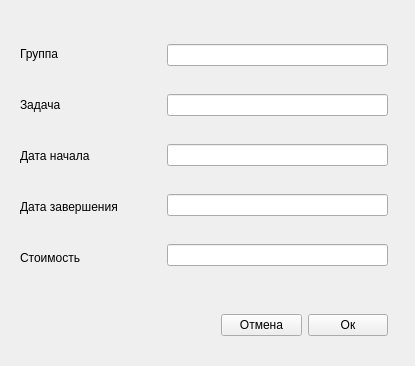
<?xml version="1.0" encoding="UTF-8"?>
<ui version="4.0">
 <class>Form</class>
 <widget class="QWidget" name="Form">
  <property name="geometry">
   <rect>
    <x>0</x>
    <y>0</y>
    <width>415</width>
    <height>366</height>
   </rect>
  </property>
  <property name="windowTitle">
   <string>Form</string>
  </property>
  <widget class="QWidget" name="layoutWidget">
   <property name="geometry">
    <rect>
     <x>221</x>
     <y>312</y>
     <width>168</width>
     <height>27</height>
    </rect>
   </property>
   <layout class="QHBoxLayout" name="horizontalLayout_2">
    <item>
     <widget class="QPushButton" name="cancelButton">
      <property name="text">
       <string>Отмена</string>
      </property>
     </widget>
    </item>
    <item alignment="Qt::AlignLeft">
     <widget class="QPushButton" name="okButton">
      <property name="text">
       <string>Ок</string>
      </property>
     </widget>
    </item>
   </layout>
  </widget>
  <widget class="QWidget" name="">
   <property name="geometry">
    <rect>
     <x>20</x>
     <y>30</y>
     <width>139</width>
     <height>251</height>
    </rect>
   </property>
   <layout class="QVBoxLayout" name="verticalLayout_2">
    <property name="spacing">
     <number>4</number>
    </property>
    <property name="rightMargin">
     <number>10</number>
    </property>
    <property name="bottomMargin">
     <number>0</number>
    </property>
    <item>
     <widget class="QLabel" name="label">
      <property name="text">
       <string>Группа</string>
      </property>
     </widget>
    </item>
    <item>
     <widget class="QLabel" name="label_2">
      <property name="text">
       <string>Задача</string>
      </property>
     </widget>
    </item>
    <item>
     <widget class="QLabel" name="label_3">
      <property name="text">
       <string>Дата начала</string>
      </property>
     </widget>
    </item>
    <item>
     <widget class="QLabel" name="label_4">
      <property name="text">
       <string>Дата завершения</string>
      </property>
     </widget>
    </item>
    <item>
     <widget class="QLabel" name="label_5">
      <property name="text">
       <string>Стоимость</string>
      </property>
     </widget>
    </item>
   </layout>
  </widget>
  <widget class="QWidget" name="">
   <property name="geometry">
    <rect>
     <x>167</x>
     <y>22</y>
     <width>221</width>
     <height>271</height>
    </rect>
   </property>
   <layout class="QVBoxLayout" name="verticalLayout">
    <item>
     <widget class="QLineEdit" name="group">
      <property name="sizePolicy">
       <sizepolicy hsizetype="Expanding" vsizetype="Fixed">
        <horstretch>0</horstretch>
        <verstretch>0</verstretch>
       </sizepolicy>
      </property>
     </widget>
    </item>
    <item>
     <widget class="QLineEdit" name="task_name">
      <property name="sizePolicy">
       <sizepolicy hsizetype="Expanding" vsizetype="Fixed">
        <horstretch>0</horstretch>
        <verstretch>0</verstretch>
       </sizepolicy>
      </property>
     </widget>
    </item>
    <item>
     <widget class="QLineEdit" name="date_s">
      <property name="sizePolicy">
       <sizepolicy hsizetype="Expanding" vsizetype="Fixed">
        <horstretch>0</horstretch>
        <verstretch>0</verstretch>
       </sizepolicy>
      </property>
     </widget>
    </item>
    <item>
     <widget class="QLineEdit" name="date_f">
      <property name="sizePolicy">
       <sizepolicy hsizetype="Expanding" vsizetype="Fixed">
        <horstretch>0</horstretch>
        <verstretch>0</verstretch>
       </sizepolicy>
      </property>
     </widget>
    </item>
    <item>
     <widget class="QLineEdit" name="cost">
      <property name="sizePolicy">
       <sizepolicy hsizetype="Expanding" vsizetype="Fixed">
        <horstretch>0</horstretch>
        <verstretch>0</verstretch>
       </sizepolicy>
      </property>
     </widget>
    </item>
   </layout>
  </widget>
 </widget>
 <resources/>
 <connections/>
</ui>
